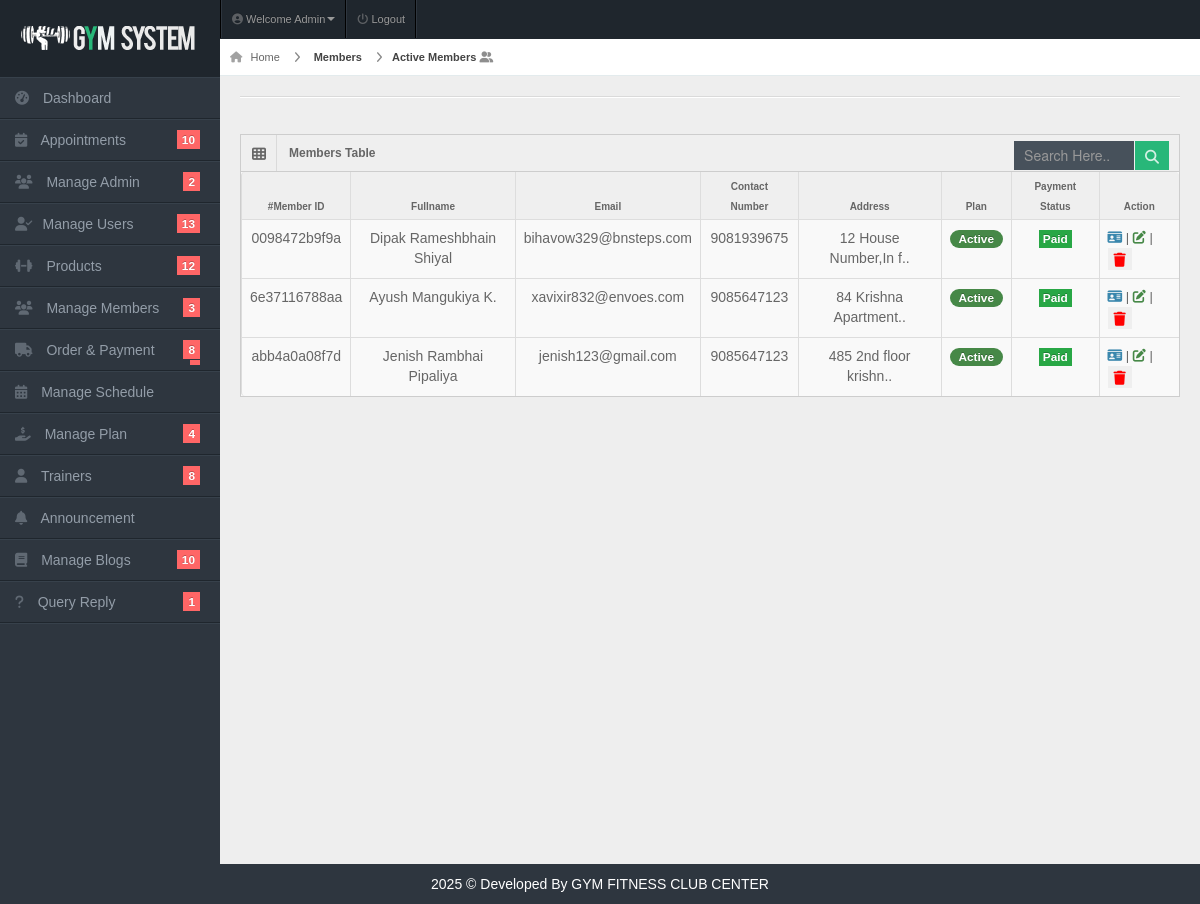
Page /admin/active-members.php (signed in) on the earlier database version.
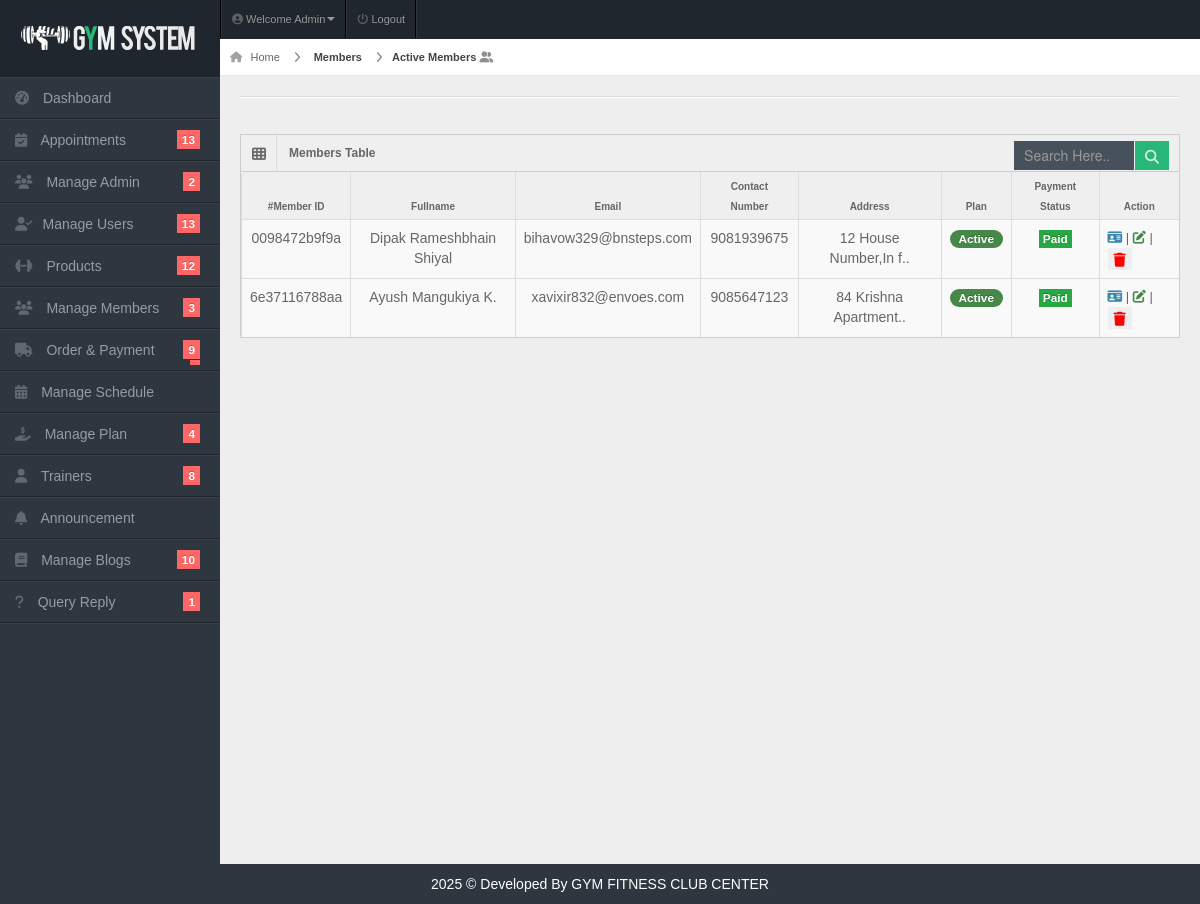
Same page on the later database version.
### tables this page shows
CREATE TABLE `users` (
  `id` int(11) NOT NULL,
  `member_id` varchar(100) DEFAULT NULL,
  `full_name` varchar(50) NOT NULL,
  `name` varchar(255) NOT NULL,
  `email` varchar(255) NOT NULL,
  `mobile` varchar(50) NOT NULL,
  `password` varchar(255) NOT NULL,
  `gender` varchar(10) NOT NULL,
  `address` varchar(100) NOT NULL,
  `image` varchar(100) NOT NULL,
  `Height` int(20) NOT NULL,
  `Weight` int(20) NOT NULL,
  `Age` int(20) NOT NULL,
  `current_plan_id` int(11) DEFAULT NULL,
  `occupation` varchar(100) NOT NULL,
  `trainer_id` int(50) NOT NULL,
  `batch` varchar(50) NOT NULL,
  `payment_status` int(11) NOT NULL DEFAULT 0,
  `plan_status` int(11) NOT NULL DEFAULT 0,
  `remainder` int(11) NOT NULL DEFAULT 0,
  `join_date` date DEFAULT curdate(),
  `code` text NOT NULL,
  `code_status` tinyint(2) NOT NULL DEFAULT 0 COMMENT '0=no,1=yes',
  `createtime` timestamp NOT NULL DEFAULT current_timestamp() ON UPDATE current_timestamp(),
  `role` varchar(50) NOT NULL DEFAULT 'normal_user'
);

CREATE TABLE `member_plans` (
  `id` int(11) NOT NULL,
  `member_id` varchar(100) NOT NULL,
  `plan_id` int(11) NOT NULL,
  `start_date` date NOT NULL,
  `end_date` date NOT NULL,
  `status` int(11) DEFAULT 0,
  `payment_id` int(11) NOT NULL,
  `created_at` timestamp NOT NULL DEFAULT current_timestamp()
);

### admin/active-members.php (the view, shortened to what the changed rows need)
<!DOCTYPE html>
<html lang="en">
<head>
<?php include "includes/header.php";?>
</head>
<body>
<div id="header">
  <h1><a href="dashboard.html">Perfect Gym Admin</a></h1>
</div>
<?php $page="active-members"; include 'includes/sidebar.php'?>
<div id="content">
  <div class="container-fluid">
    <div class="row-fluid">
      <div class="span12">
      <div class='widget-box'>
          <div class='widget-content nopadding'>
          <?php
include "dbcon.php";
$qry = "SELECT s.*, m.*
        FROM users s
        JOIN member_plans m ON s.member_id = m.member_id
        WHERE s.role = 'member_user' AND m.status = '1'
        GROUP BY s.member_id
        ORDER BY m.start_date DESC";
$result = mysqli_query($con, $qry);
echo "<table class='table table-bordered table-hover'>
        <thead>
            <tr>
                <th>#Member ID</th>
                <th>Fullname</th>
                <th>Email</th>
                <th>Contact Number</th>
                <th>Address</th>
                <th>Plan</th>
                <th>Payment Status</th>
                <th>Action</th>
            </tr>
        </thead>";
        while ($row = mysqli_fetch_array($result)) {
          if($row['plan_status']== '1'){
          $plan_status=  "<p class='badge badge-success text-center'>Active</p>";
          }
          elseif($row['plan_status']== '0') {
            $plan_status= "<p class='badge badge-warning text-center'>Expire</p>";
          }
          if ($row['payment_status'] == '1') {
            $status = "<span class='label label-success' style='background:#28a745;'>Paid</span>";
        } else {
            $status = "<span class='label label-danger' style='background:#ffc107;'>Unpaid</span>";
        }
          echo "<tbody>
                  <td><div class='text-center'>" . $row['member_id'] . "</div></td>
                  <td><div class='text-center'>" . $row['full_name'] . "</div></td>
                  <td><div class='text-center'>" . $row['email'] . "</div></td>
                  <td><div class='text-center'>" . $row['mobile'] . "</div></td>
                  <td><div class='text-center'>" . substr($row['address'],0,20) .'..'. "</div></td>
                  <td><div class='text-center'>" . $plan_status . "</div></td>
                  <td><div class='text-center'>" . $status . "</div></td>
                                  <td style='font-size:13px'> <a href='memberProfile.php?id={$row['member_id']}' class='text-info'><i class='fas fa-id-card'></i></a> |
                              <a href='edit-member.php?id={$row['member_id']}' class='text-success'><i class='fas fa-edit'></i></a> |
                    <button style='border:none;outline:none;color:red;' onclick='deleteMember({$row['member_id']})'><i class='fas fa-trash'></i></button></td>
                </tbody>";
      }
      ?>
            </table>
          </div>
        </div>
      </div>
    </div>
  </div>
</div>
</body>
</html>

### admin/includes/sidebar.php (shortened to what the changed rows need)
<div id="sidebar"><a href="#" class="visible-phone"><i class="fas fa-home"></i> Dashboard</a>
  <ul>
    <li class="submenu"> <a href="#"><i class="fa-solid fa-calendar-check"></i> <span>Appointments</span> <span class="label label-important">
          <?php
          include "dbcon.php";
          $sql = "SELECT * FROM appointments";
          $query = $con->query($sql);
          echo "$query->num_rows"; ?> </span></a>
    </li>
    <li class="submenu">
    <li class="submenu"> <a href="#"><i class="fa-solid fa-truck"></i> <span>Order & Payment</span> <span class="label label-important">
          <?php
          include "dbcon.php";
          $sql = "SELECT * FROM orders";
          $query = $con->query($sql);
          echo "$query->num_rows"; ?> </span>
          <span class="label label-important"><?php  include "dbcon.php";
           ?></span>
        </a>
    </li>
  </li>
  </ul>
</div>

Differences in the rows shown:
no longer on this page (row edited): users: member_plans.member_id "abb4a0a08f7d", full_name "Jenish Rambhai Pipaliya", email "jenish123@gmail.com", mobile "9085647123", address "485 2nd floor krishn", plan_status "Active", payment_status "Paid"
Other differences:
$query->num_rows: "10" → "13"
$query->num_rows: "8" → "9"
